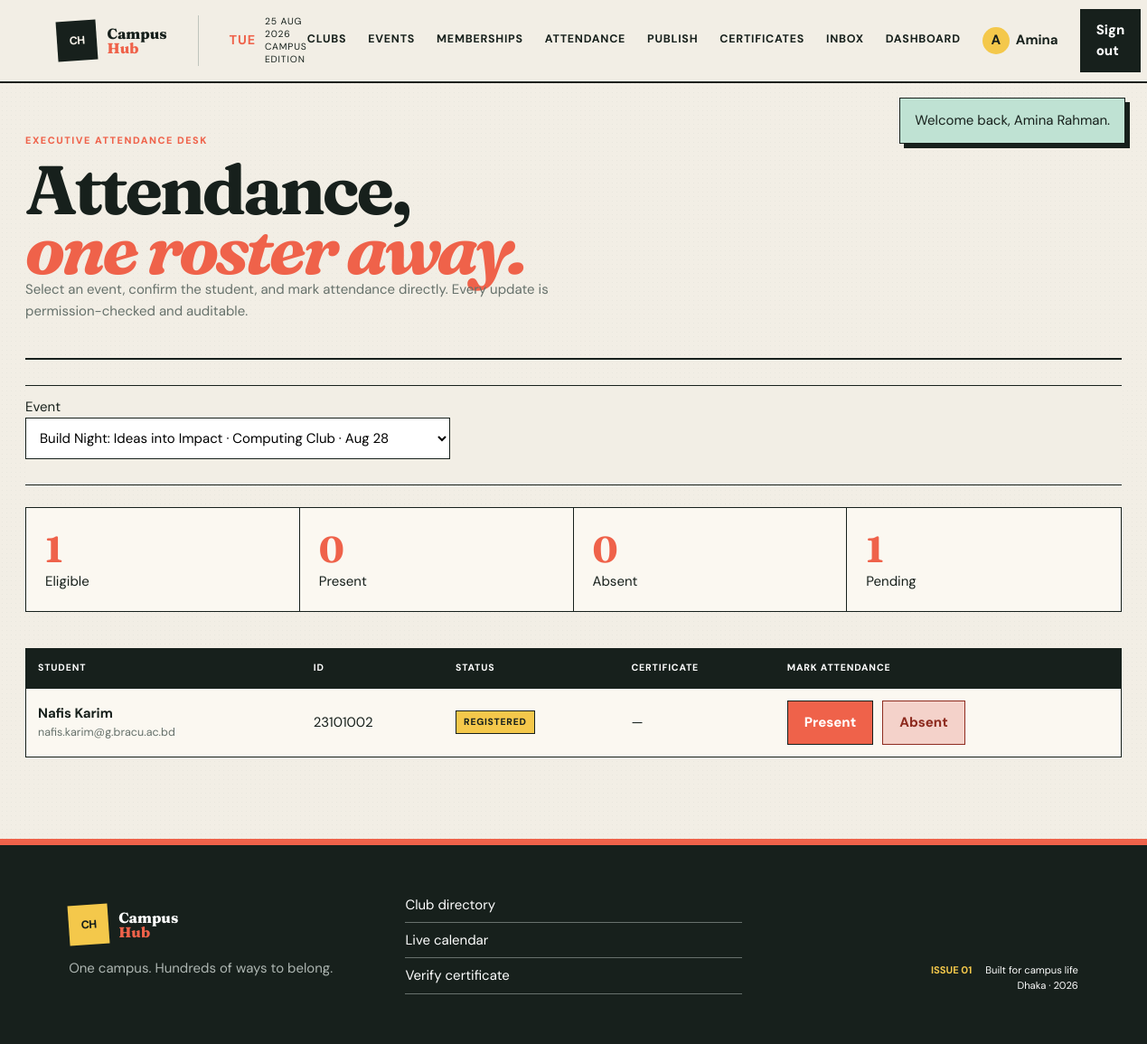
The app's page /attendance.php (signed in), older data.
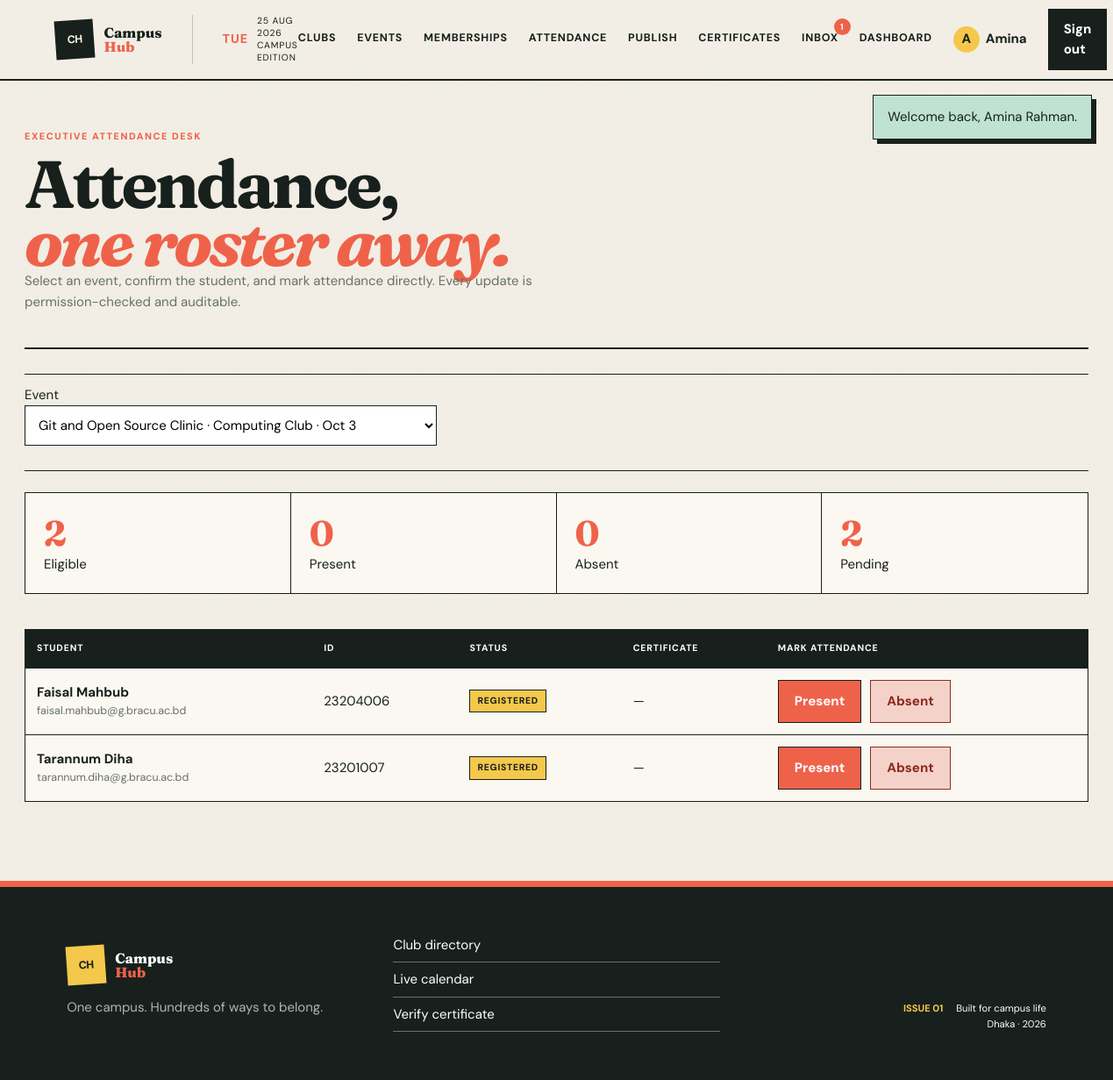
The same page, newer data.
### tables this page shows
CREATE TABLE event_registration (
  registration_id BIGINT UNSIGNED AUTO_INCREMENT PRIMARY KEY,
  student_user_id BIGINT UNSIGNED NOT NULL,
  event_id BIGINT UNSIGNED NOT NULL,
  registration_date TIMESTAMP NOT NULL DEFAULT CURRENT_TIMESTAMP,
  registration_status ENUM('Registered','Cancelled','Attended','Absent') NOT NULL DEFAULT 'Registered',
  qr_token CHAR(64) NULL UNIQUE,
  cancellation_reason VARCHAR(255) NULL,
  updated_at TIMESTAMP NOT NULL DEFAULT CURRENT_TIMESTAMP ON UPDATE CURRENT_TIMESTAMP,
  UNIQUE KEY uq_student_event (student_user_id, event_id),
  CONSTRAINT fk_registration_student FOREIGN KEY (student_user_id) REFERENCES students(user_id) ON DELETE CASCADE,
  CONSTRAINT fk_registration_event FOREIGN KEY (event_id) REFERENCES events(event_id) ON DELETE CASCADE,
  INDEX idx_registration_event_status (event_id, registration_status)
);

CREATE TABLE users (
  user_id BIGINT UNSIGNED AUTO_INCREMENT PRIMARY KEY,
  full_name VARCHAR(120) NOT NULL,
  email VARCHAR(190) NOT NULL UNIQUE,
  password_hash VARCHAR(255) NOT NULL,
  phone VARCHAR(30) NULL,
  role ENUM('Student','Admin') NOT NULL DEFAULT 'Student',
  profile_picture VARCHAR(255) NULL,
  status ENUM('Active','Suspended','Deactivated') NOT NULL DEFAULT 'Active',
  created_at TIMESTAMP NOT NULL DEFAULT CURRENT_TIMESTAMP
);

CREATE TABLE students (
  user_id BIGINT UNSIGNED PRIMARY KEY,
  student_number VARCHAR(40) NOT NULL UNIQUE,
  department VARCHAR(100) NOT NULL,
  academic_year VARCHAR(30) NULL,
  CONSTRAINT fk_student_user FOREIGN KEY (user_id) REFERENCES users(user_id) ON DELETE CASCADE
);

### includes/functions.php (called while the page is built, shortened)
<?php
function e(?string $value): string
{
    return htmlspecialchars($value ?? '', ENT_QUOTES, 'UTF-8');
}
function user(): ?array
{
    return $_SESSION['user'] ?? null;
}
function is_admin(): bool
{
    return (user()['role'] ?? '') === 'Admin';
}
function pull_flashes(): array
{
    $messages = $_SESSION['flash'] ?? [];
    return $messages;
}
function executive_roles(): array
{
    return ['Executive', 'President', 'Vice President', 'Secretary', 'Treasurer'];
}
function active_page(string $file): string
{
    return basename($_SERVER['PHP_SELF']) === $file ? 'active' : '';
}
function managed_clubs(): array
{
    $marks = implode(',', array_fill(0, count(executive_roles()), '?'));
    $stmt = db()->prepare("SELECT c.club_id,c.club_name FROM club_membership cm JOIN clubs c ON c.club_id=cm.club_id WHERE cm.student_user_id=? AND cm.approval_status='Approved' AND cm.membership_status='Active' AND cm.member_role IN ($marks) ORDER BY c.club_name");
    $stmt->execute(array_merge([(int) user()['user_id']], executive_roles()));
    return $stmt->fetchAll();
}
function unread_notification_count(): int
{
    $stmt = db()->prepare('SELECT COUNT(*) FROM notification WHERE recipient_user_id=? AND is_read=0');
    $stmt->execute([(int) user()['user_id']]);
    return (int) $stmt->fetchColumn();
}

### config/database.php (called while the page is built, shortened)
<?php
function db(): PDO
{
    static $pdo = null;
    if ($pdo instanceof PDO) {
        return $pdo;
    }
    $dsn = sprintf('mysql:host=%s;port=%s;dbname=%s;charset=utf8mb4', DB_HOST, DB_PORT, DB_NAME);
    try {
        $pdo = new PDO($dsn, DB_USER, DB_PASS, [
            PDO::ATTR_ERRMODE => PDO::ERRMODE_EXCEPTION,
            PDO::ATTR_DEFAULT_FETCH_MODE => PDO::FETCH_ASSOC,
            PDO::ATTR_EMULATE_PREPARES => false,
        ]);
    } catch (PDOException $exception) {
        http_response_code(500);
        exit('Database connection failed. Import database/schema.sql and database/seed.sql in phpMyAdmin, then check config/database.php.');
    }
    return $pdo;
}

### attendance.php (the view, shortened to what the changed rows need)
<?php
$clubs=managed_clubs();if(!$clubs){http_response_code(403);exit('You do not manage an active club.');}
$clubIds=array_map('intval',array_column($clubs,'club_id'));$in=implode(',',array_fill(0,count($clubIds),'?'));
$eventsStmt=db()->prepare("SELECT e.event_id,e.title,e.event_date,c.club_name FROM events e JOIN clubs c ON c.club_id=e.club_id WHERE e.club_id IN ($in) AND e.status!='Draft' ORDER BY e.event_date DESC,e.title");$eventsStmt->execute($clubIds);$events=$eventsStmt->fetchAll();
$eventId=(int)($_GET['event_id']??$_POST['event_id']??($events[0]['event_id']??0));
$registrations=[];$counts=['total'=>0,'present'=>0,'absent'=>0,'pending'=>0];
if($eventId){$s=db()->prepare("SELECT er.registration_id,er.registration_status,u.full_name,u.email,s.student_number,a.attendance_method,a.check_in_time,cert.certificate_id,cert.status certificate_status FROM event_registration er JOIN users u ON u.user_id=er.student_user_id JOIN students s ON s.user_id=u.user_id LEFT JOIN attendance a ON a.registration_id=er.registration_id LEFT JOIN certificate cert ON cert.attendance_id=a.attendance_id WHERE er.event_id=? AND er.registration_status!='Cancelled' ORDER BY u.full_name");$s->execute([$eventId]);$registrations=$s->fetchAll();foreach($registrations as $r){$counts['total']++;if($r['registration_status']==='Attended')$counts['present']++;elseif($r['registration_status']==='Absent')$counts['absent']++;else$counts['pending']++;}}
$pageTitle='Attendance';require __DIR__.'/includes/header.php';?>
<section class="page-shell attendance-page"><div class="page-head"><div><h2>Attendance,<br><span class="accent-script">one roster away.</span></h2></div></div>
<form class="filter-bar" method="get"><label class="field"><span>Event</span><select name="event_id" onchange="this.form.submit()"><?php foreach($events as $e):?><option value="<?=$e['event_id']?>" <?=$eventId===(int)$e['event_id']?'selected':''?>><?=e($e['title'].' · '.$e['club_name'].' · '.date('M j',strtotime($e['event_date'])))?></option><?php endforeach;?></select></label></form>
<?php if(!$events):?><div class="empty">Create an event before opening attendance.</div><?php else:?><div class="stat-grid" data-attendance-counts><div class="stat"><strong data-attendance-count="total"><?=$counts['total']?></strong><span>Eligible</span></div><div class="stat"><strong data-attendance-count="present"><?=$counts['present']?></strong><span>Present</span></div><div class="stat"><strong data-attendance-count="absent"><?=$counts['absent']?></strong><span>Absent</span></div><div class="stat"><strong data-attendance-count="pending"><?=$counts['pending']?></strong><span>Pending</span></div></div>
<div class="table-wrap"><table class="data-table attendance-roster"><thead><tr><th>Student</th><th>ID</th><th>Status</th><th>Certificate</th><th>Mark attendance</th></tr></thead><tbody><?php foreach($registrations as $r):?><tr data-registration-row="<?=$r['registration_id']?>"><td><strong><?=e($r['full_name'])?></strong><small><?=e($r['email'])?></small></td><td><?=e($r['student_number'])?></td><td><span class="badge"><?=e($r['registration_status'])?></span></td><td><?=$r['certificate_id']?e($r['certificate_status']):'—'?></td><td><form method="post" data-ajax="api/attendance.php"><input type="hidden" name="csrf" value="<?=e(csrf_token())?>"><input type="hidden" name="event_id" value="<?=$eventId?>"><input type="hidden" name="registration_id" value="<?=$r['registration_id']?>"><div class="button-row"><button class="button button-primary" name="attendance_status" value="Present">Present</button><button class="button button-danger" name="attendance_status" value="Absent">Absent</button></div></form></td></tr><?php endforeach;?><?php if(!$registrations):?><tr><td colspan="5"><div class="empty">No active registrations for this event.</div></td></tr><?php endif;?></tbody></table></div><?php endif;?></section>
<?php require __DIR__.'/includes/footer.php';?>

### includes/header.php (shortened to what the changed rows need)
<?php
$currentUser = user();
$unreadCount = $currentUser ? unread_notification_count() : 0;
?>
<!doctype html>
<html lang="en">
<head>
    <link rel="stylesheet" href="assets/style.css">
    <link rel="stylesheet" href="assets/expansion.css">
</head>
<body>
<header class="site-header">
    <nav class="nav-links" aria-label="Primary navigation">
        <?php if ($currentUser): ?>
            <a class="nav-notice <?= active_page('notifications.php') ?>" href="notifications.php">Inbox<?php if($unreadCount):?><b data-unread-count><?=$unreadCount?></b><?php endif;?></a>
        <?php else: ?>
            <a href="login.php">Sign in</a>
            <a class="button button-coral" href="signup.php">Join CampusHub ↗</a>
        <?php endif; ?>
    </nav>
</header>
<main>
<?php foreach (pull_flashes() as $message): ?>
    <div class="flash flash-<?= e($message['type']) ?>" role="status"><?= e($message['message']) ?></div>
<?php endforeach; ?>

Row changes from the older to the newer data that the page shows:
no longer on this page (row edited): event_registration: users.full_name "Nafis Karim", users.email "nafis.karim@g.bracu.ac.bd", student_user.student_number "23101002", registration_status "REGISTERED"
added event_registration: users.full_name "Faisal Mahbub", users.email "faisal.mahbub@g.bracu.ac.bd", student_user.student_number "23204006", registration_status "REGISTERED"
added event_registration: users.full_name "Tarannum Diha", users.email "tarannum.diha@g.bracu.ac.bd", student_user.student_number "23201007", registration_status "REGISTERED"
Text that changed along with them:
$unreadCount: (not shown) → "1"
form field event_id: "Build Night: Ideas into Impact · Computing Club · Aug 28" → "Git and Open Source Clinic · Computing Club · Oct 3"
$counts['total']: "1" → "2"
$counts['pending']: "1" → "2"
